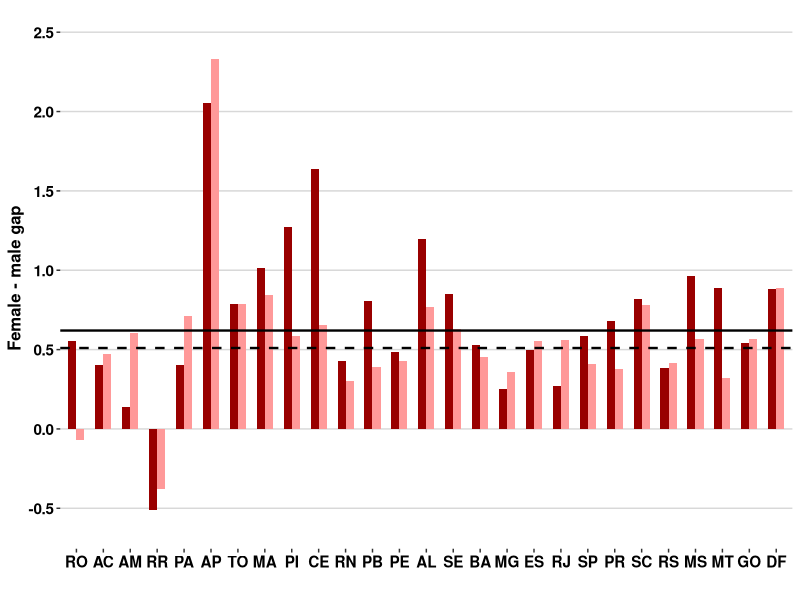
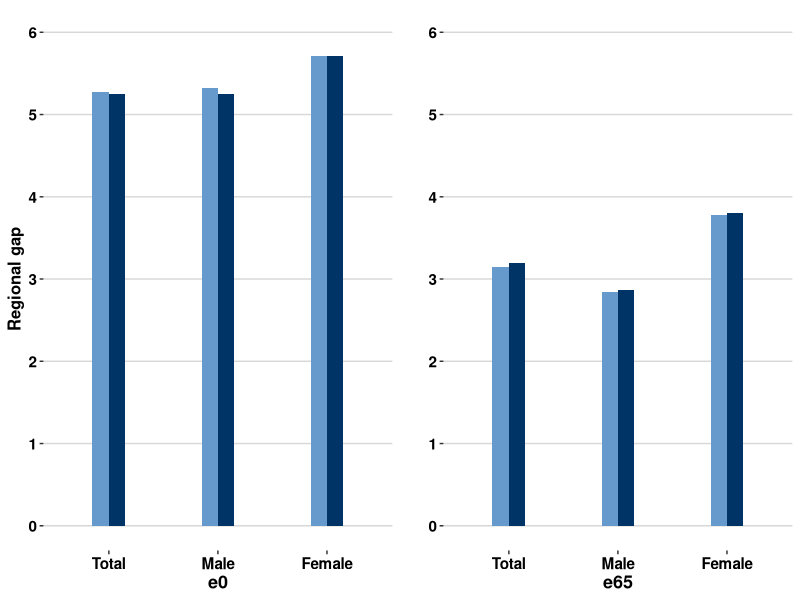

These figures' R source, in order:
library(tidyverse)
library(reshape2)
library(ggpubr)
library(ggthemes)

setwd("~/Desktop/COVID-Marcia/Brazil-E0/graphs/may28")

figure2a_data <- read.csv("figure2-a.csv")
figure2a_data$scenario[figure2a_data$scenario==1] <- "e0"
figure2a_data$scenario[figure2a_data$scenario==2] <- "e65"

figure2a_data$scenario <- as.factor(figure2a_data$scenario)
figure2a_data$STATE <- factor(figure2a_data$STATE,
                            levels = c("RO", "AC", "AM", "RR", "PA", "AP", "TO", "MA", "PI", "CE",
                                       "RN", "PB", "PE", "AL", "SE", "BA", "MG", "ES", "RJ", "SP", 
                                       "PR", "SC", "RS", "MS", "MT", "GO", "DF"))
figure2a <- 
  ggplot(figure2a_data[order(figure2a_data$scenario, decreasing = TRUE),], aes(x=STATE, y=decline, fill=scenario)) +
  theme_hc() + 
  geom_bar( stat="identity", position=position_dodge(), width=0.6) +
  geom_hline(yintercept = 0.62, size=0.8) +
  geom_hline(yintercept = 0.51, linetype="dashed", size=0.8) +
  scale_y_continuous(breaks=seq(-0.5,2.5, 0.5), limits=c(-0.6,2.5)) +
  scale_fill_manual(values=c("#990000", "#FF9999")) +
  labs(colour="", x="", y="Female - male gap")+
  theme(title=element_text(angle=0, face= "bold", colour= "black", size=12),
        axis.title.y=element_text(angle=90, face= "bold", colour= "black", size=12), 
        axis.title.x=element_text(angle=0, face= "bold", colour= "black", size=13),
        axis.text.x = element_text(size=11, face= "bold", colour= "black" ), 
        axis.text.y = element_text(size=11, face= "bold", colour= "black" ), 
        legend.text = element_text(size=10, face= "bold", colour= "black" ),
        legend.title = element_blank(),
        legend.position = "none")

ggsave("fig2A.tiff", width = 10, height=7, dpi=300)

figure2b_data <- read.csv("figure2-b1.csv")
figure2b_data$scenario <- as.factor(figure2b_data$scenario)
figure2b_data$STATE <- factor(figure2b_data$STATE,
                              levels = c("Total", "Male", "Female"))

figure2b <- 
ggplot(figure2b_data[order(figure2b_data$scenario, decreasing = TRUE),], aes(x=STATE, y=decline, fill=scenario)) +
  theme_hc() + 
  geom_bar( stat="identity", position=position_dodge(), width=0.3) +
  scale_y_continuous(breaks=seq(0,6, 1), limits=c(0,6)) +
  scale_fill_manual(values=c("#6699CC", "#003366")) +  labs(x="e0", y="Regional gap")+
  theme(title=element_text(angle=0, face= "bold", colour= "black", size=12),
        axis.title.y=element_text(angle=90, face= "bold", colour= "black", size=12), 
        axis.title.x=element_text(angle=0, face= "bold", colour= "black", size=13),
        axis.text.x = element_text(size=11, face= "bold", colour= "black" ), 
        axis.text.y = element_text(size=11, face= "bold", colour= "black" ), 
        legend.title = element_blank(),
        legend.position = "none") 

figure2c_data <- read.csv("figure2-b2.csv")
figure2c_data$scenario <- as.factor(figure2c_data$scenario)
figure2c_data$STATE <- factor(figure2c_data$STATE,
                              levels = c("Total", "Male", "Female"))

figure2c <- 
  ggplot(figure2c_data[order(figure2c_data$scenario, decreasing = TRUE),], aes(x=STATE, y=decline, fill=scenario)) +
  theme_hc() + 
  geom_bar( stat="identity", position=position_dodge(), width=0.3) +
  scale_y_continuous(breaks=seq(0,6, 1), limits=c(0,6)) +
  scale_fill_manual(values=c("#6699CC", "#003366")) +  labs(x="e65", y="")+
  theme(title=element_text(angle=0, face= "bold", colour= "black", size=12),
        axis.title.y=element_text(angle=90, face= "bold", colour= "black", size=12), 
        axis.title.x=element_text(angle=0, face= "bold", colour= "black", size=13),
        axis.text.x = element_text(size=11, face= "bold", colour= "black" ), 
        axis.text.y = element_text(size=11, face= "bold", colour= "black" ), 
        legend.title = element_blank(),
        legend.position = "none") 

fig2 <- ggarrange(figure2b, figure2c)
ggsave("fig2B.tiff", fig2, width = 10, height=7, dpi=300)